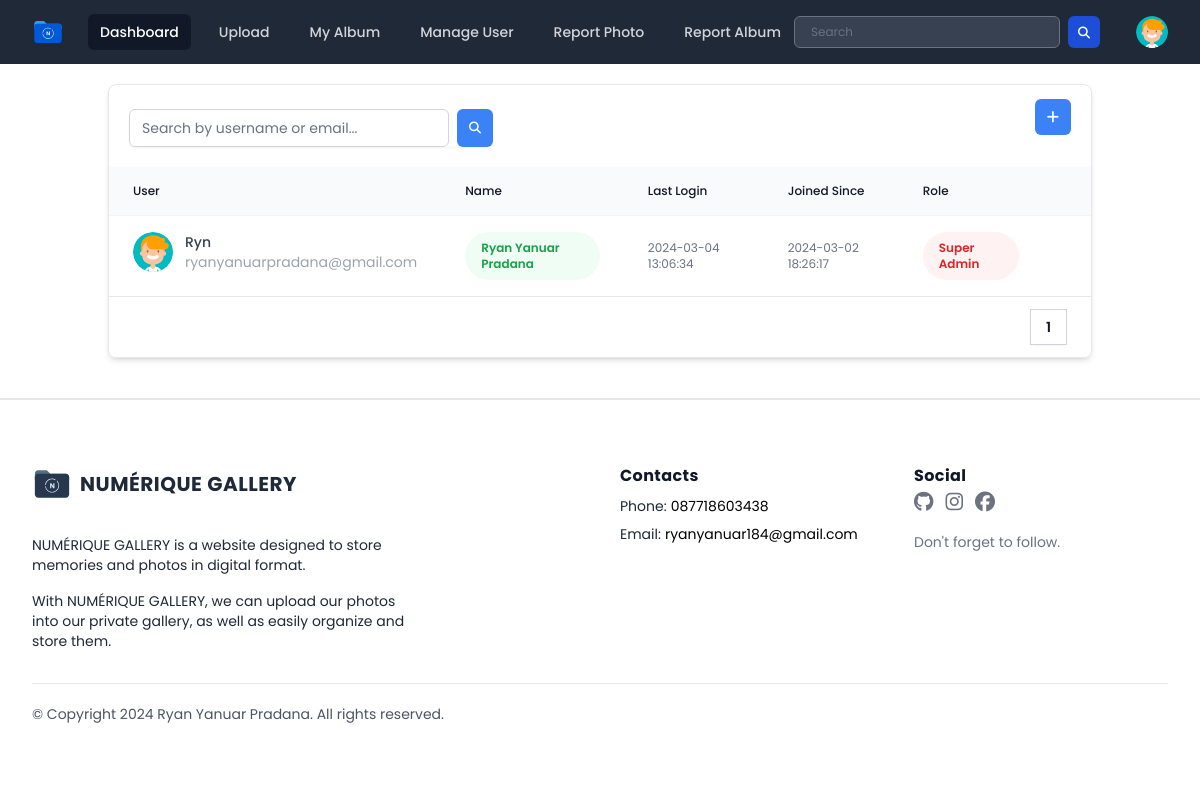
The page /public/page/admin/manage-user.php (signed in) on the database as committed earlier.
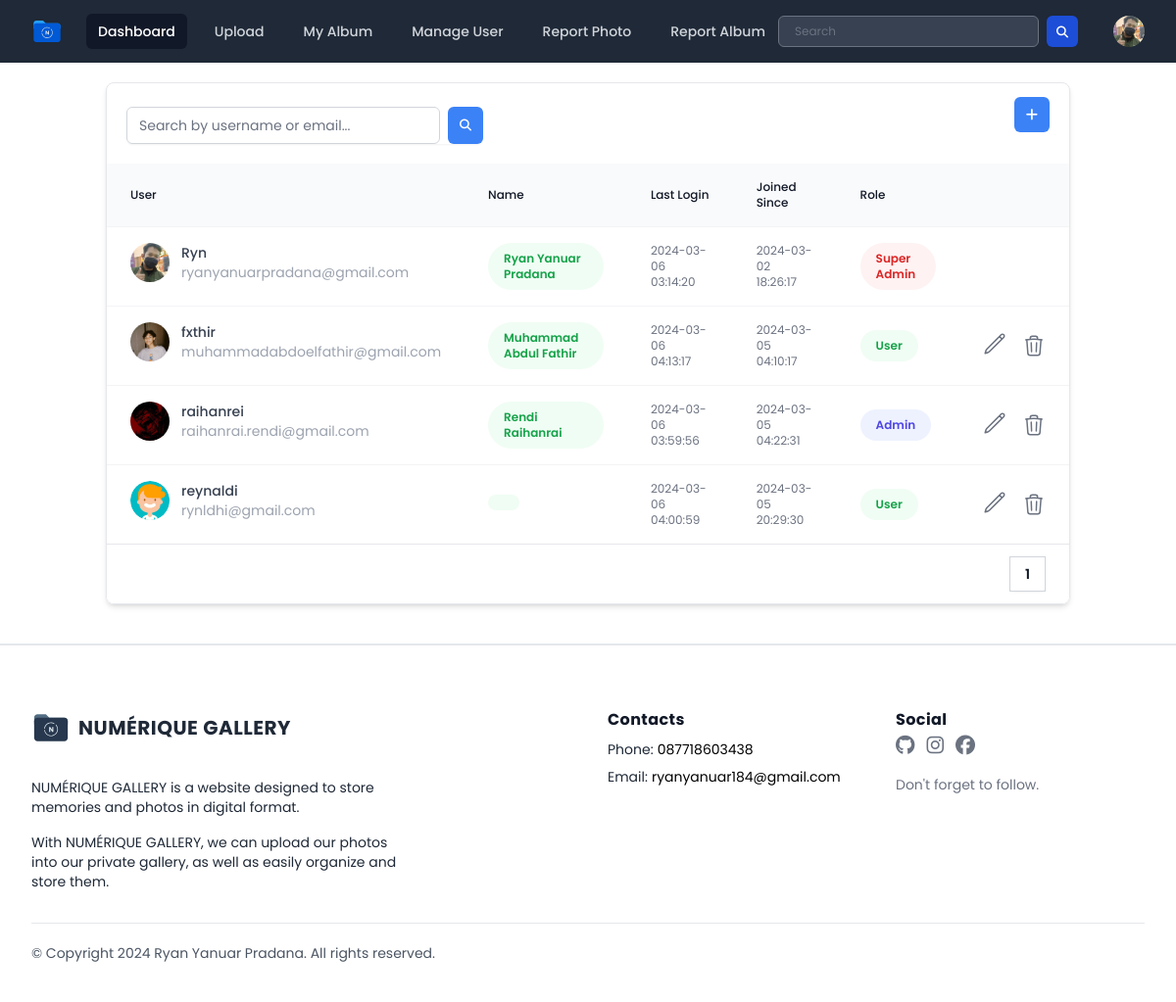
The same page on the database as committed later.
### tables this page shows
CREATE TABLE `users` (
  `userID` int(11) NOT NULL,
  `name` varchar(255) DEFAULT NULL,
  `username` varchar(50) NOT NULL,
  `password` varchar(255) NOT NULL,
  `email` varchar(100) NOT NULL,
  `access_level` varchar(50) DEFAULT 'user',
  `last_login` datetime DEFAULT NULL,
  `createdAt` timestamp NOT NULL DEFAULT current_timestamp(),
  `profile_photo` varchar(255) DEFAULT 'default_profile.svg'
);

### public/page/admin/manage-user.php (the view, shortened to what this page needs)
<?php
include "../../../database/koneksi.php";
$username = $_SESSION["username"];
$query = "SELECT * FROM users WHERE username = '$username'";
$result = mysqli_query($conn, $query);
if ($result && mysqli_num_rows($result) > 0) {
    $row = mysqli_fetch_assoc($result);
    $profile = $row['profile_photo'];
    $username = $row['username'];
} else {
    echo "Error: " . mysqli_error($conn);
    exit();
}
$queryTotalRows = "SELECT COUNT(*) as total FROM users";
$resultTotalRows = mysqli_query($conn, $queryTotalRows);
$totalRows = mysqli_fetch_assoc($resultTotalRows)['total'];
$rowsPerPage = 5;
$totalPages = ceil($totalRows / $rowsPerPage);
$current_page = isset($_GET['page']) ? $_GET['page'] : 1;
$offset = ($current_page - 1) * $rowsPerPage;
?>
<!DOCTYPE html>
<html lang="en">
<head>
    <link rel="stylesheet" href="../../css/output.css">
    <link rel="stylesheet" href="../../css/style.css">
    <link rel="stylesheet" href="../../css/all.min.css">
    <link rel="stylesheet" href="../../css/fontawesome.min.css">
</head>
<body class="h-screen overflow-x-hidden font-poppins">
    <div x-data="{ open: false, profileMenuOpen: false }">
        <nav class="bg-gray-800">
            <div class="mx-auto max-w-7xl px-2 sm:px-6 lg:px-8">
                <div class="relative flex h-16 items-center justify-between">
                    <div class="flex flex-1 items-center justify-center sm:items-stretch sm:justify-start">
                        <div class="flex flex-shrink-0 items-center">
                            <img class="h-8 w-auto" src="../../assets/logo/logo-secondary.svg" alt="Numérique Gallery">
                        </div>
                        <div class="hidden sm:ml-6 sm:block">
                            <div class="flex space-x-4">
                                <a href="../user/dashboard.php" class="bg-gray-900 text-white rounded-md px-3 py-2 text-sm font-medium" aria-current="page">Dashboard</a>
                                <a href="../user/uploads.php" class="text-gray-300 hover:bg-gray-700 hover:text-white rounded-md px-3 py-2 text-sm font-medium">Upload</a>
                                <a href="../user/album.php" class="text-gray-300 hover:bg-gray-700 hover:text-white rounded-md px-3 py-2 text-sm font-medium">My Album</a>
                                <a href="./manage-user.php" class="text-gray-300 hover:bg-gray-700 hover:text-white rounded-md px-3 py-2 text-sm font-medium">Manage User</a>
                                <a href="./report/reportPhoto.php" class="text-gray-300 hover:bg-gray-700 hover:text-white rounded-md px-3 py-2 text-sm font-medium">Report Photo</a>
                                <a href="./report/reportAlbum.php" class="text-gray-300 hover:bg-gray-700 hover:text-white rounded-md px-3 py-2 text-sm font-medium">Report Album</a>
                            </div>
                        </div>
                    </div>
                    <div class="flex items-center">
                        <form action="../user/result_search.php" class="flex flex-row gap-2" method="GET">
                            <div class="hidden sm:block">
                                <input type="text" name="search" placeholder="Search" class="bg-gray-700 text-white px-4 py-3 h-8 rounded-md text-xs focus:outline-none focus:shadow-outline">
                            </div>
                            <button type="submit" class="text-white block bg-blue-700 hover:bg-blue-800 focus:ring-4 focus:ring-blue-300 font-medium rounded-md text-sm  h-8 w-8 dark:bg-blue-600 dark:hover:bg-blue-700 focus:outline-none dark:focus:ring-blue-800"><i class="fa-solid fa-magnifying-glass text-xs mx-auto"></i></button>
                        </form>
                        <div class="absolute inset-y-0 right-0 flex items-center pr-2 sm:static sm:inset-auto sm:ml-6 sm:pr-0">
                            <div class="relative ml-3">
                                <div>
                                    <button @click="profileMenuOpen = !profileMenuOpen" type="button" class="relative flex rounded-full bg-gray-800 text-sm focus:outline-none focus:ring-2 focus:ring-white focus:ring-offset-2 focus:ring-offset-gray-800" id="user-menu-button" aria-expanded="false" aria-haspopup="true">
                                        <span class="absolute -inset-1.5"></span>
                                        <img class="h-8 w-8 rounded-full" src="../../../database/uploads/<?= $profile ?>" alt="<?= $username ?> profile photo">
                                    </button>
                                </div>
                            </div>
                        </div>
                    </div>
                </div>
            </div>
        </nav>
    </div>
    <div class="container mx-auto ">
        <div class="overflow-hidden rounded-lg border border-gray-200 shadow-md m-5">
            <div class="m-5 flex justify-between">
                <form action="search.php" method="GET">
                    <div class="mt-1 relative flex gap-2 rounded-md shadow-sm">
                        <input type="text" name="search" id="search" class="focus:ring-indigo-500 w-80 focus:border-indigo-500 inline pr-10 sm:text-sm border-gray-300 rounded-md" placeholder="Search by username or email...">
                        <button type="submit" class="inset-y-0 right-0 px-3 py-2 bg-blue-500 text-white text-xs rounded-md hover:bg-indigo-600 focus:outline-none focus:bg-indigo-600"><i class="fa-solid fa-magnifying-glass"></i></button>
                    </div>
                </form>
                <div class="">
                    <a href="add-user.php" class="inset-y-0 right-0 w-10 px-3 py-2 bg-blue-500 text-white text-sm rounded-md hover:bg-indigo-600 focus:outline-none focus:bg-indigo-600"><i class="fa-solid fa-plus"></i></a>
                </div>
            </div>
            <table class="w-full border-collapse bg-white text-left text-xs text-gray-500">
                <thead class="bg-gray-50">
                    <tr>
                        <th scope="col" class="px-6 py-4 font-medium text-gray-900">User</th>
                        <th scope="col" class="px-6 py-4 font-medium text-gray-900">Name</th>
                        <th scope="col" class="px-6 py-4 font-medium text-gray-900">Last Login</th>
                        <th scope="col" class="px-6 py-4 font-medium text-gray-900">Joined Since</th>
                        <th scope="col" class="px-6 py-4 font-medium text-gray-900">Role</th>
                        <th scope="col" class="px-6 py-4 font-medium text-gray-900"></th>
                    </tr>
                </thead>
                <tbody class="divide-y divide-gray-100 border-t border-gray-100">
                    <?php
                    $queryUser = "SELECT * FROM users LIMIT $rowsPerPage OFFSET $offset";
                    $resultUser = mysqli_query($conn, $queryUser);
                    if ($resultUser && mysqli_num_rows($resultUser) > 0) {
                        while ($row = mysqli_fetch_assoc($resultUser)) {
                            $profile_photo = $row['profile_photo'];
                            $username = $row['username'];
                            $iduser = $row['userID'];
                            $email = $row['email'];
                            $name = $row['name'];
                            $role = $row['access_level'];
                            $createdAt = $row['createdAt'];
                            $lastLogin = $row['last_login'];
                    ?>
                            <tr class="hover:bg-gray-50">
                                <th class="flex gap-3 px-6 py-4 font-normal text-gray-900">
                                    <div class="relative h-10 w-10">
                                        <img class="h-full w-full rounded-full object-cover object-center" src="../../../database/uploads/<?= $profile_photo ?>" alt="" />
                                    </div>
                                    <div class="text-sm">
                                        <div class="font-medium text-gray-700"><?= $username ?></div>
                                        <div class="text-gray-400"><?= $email ?></div>
                                    </div>
                                </th>
                                <td class="px-6 py-4">
                                    <span class="inline-flex items-center w-auto gap-1 rounded-full bg-green-50 px-4 py-2 text-xs font-semibold text-green-600">
                                        <?= $name ?>
                                    </span>
                                </td>
                                <td class="px-6 py-4"><?= $lastLogin ?></td>
                                <td class="px-6 py-4"><?= $createdAt ?></td>
                                <td class="px-6 py-4">
                                    <div class="flex gap-2">
                                        <?php if ($role === 'admin') : ?>
                                            <span class="inline-flex items-center gap-1 rounded-full bg-indigo-50 px-4 py-2 text-xs font-semibold text-indigo-600">
                                                Admin
                                            </span>
                                        <?php elseif ($role === 'user') : ?>
                                            <span class="inline-flex items-center gap-1 rounded-full bg-green-50 px-4 py-2 text-xs font-semibold text-green-600">
                                                User
                                            </span>
                                        <?php elseif ($role === "super_admin") : ?>
                                            <span class="inline-flex items-center gap-1 rounded-full bg-red-50 px-4 py-2 text-xs font-semibold text-red-600">
                                                Super Admin
                                            </span>
                                        <?php endif; ?>
                                    </div>
                                </td>
                                <td class="px-6 py-4">
                                    <div class="flex justify-end gap-4">
                                        <?php if ($role === 'admin' || $role === 'user') : ?>
                                            <form action="manage-user.php" method="get">
                                                <button type="submit" name="userID" onclick="togglePopup()" value="<?= $iduser ?>" class="hover:text-sky-600" x-data="{ tooltip: 'Edit' }">
                                                </button>
                                            </form>
                                            <?php
                                            $usernameSession = $_SESSION['username'];
                                            ?>
                                            <?php if ($usernameSession === $username) : ?>
                                                <div></div>
                                            <?php else : ?>
                                                <button onclick="toggleUserPopup()" id="deleteUserButton" class="hover:text-red-600" onclick="return confirm('Are you sure you want to delete this album? This action cannot be undone.')">
                                                </button>
                                            <?php endif; ?>
                                        <?php elseif ($role === 'super_admin') : ?>
                                            <div></div>
                                        <?php endif; ?>
                                    </div>
                                </td>
                            </tr>
                        <?php
                        }
                    } else {
                        ?>
                        <tr>
                            <td colspan="5" class="text-center py-4">No users found.</td>
                        </tr>
                    <?php
                    }
                    ?>
                </tbody>
            </table>
            <div class="flex items-center justify-between border-t border-gray-200 bg-white px-4 py-3 sm:px-6">
                <div class="hidden sm:flex sm:flex-1 sm:items-center sm:justify-between">
                    <div>
                        <nav class="isolate inline-flex -space-x-px rounded-md shadow-sm" aria-label="Pagination">
                            <?php for ($i = 1; $i <= $totalPages; $i++) : ?>
                                <a href="?page=<?= $i ?>" class="relative inline-flex items-center px-4 py-2 text-sm font-semibold text-gray-900 ring-1 ring-inset ring-gray-300 hover:bg-gray-50 focus:z-20 focus:outline-offset-0">
                                    <?= $i ?>
                                </a>
                            <?php endfor; ?>
                        </nav>
                    </div>
                </div>
            </div>
        </div>
    </div>
    <div class="px-4 pt-16 mx-auto sm:max-w-xl md:max-w-full lg:max-w-screen-xl md:px-24 lg:px-8 border-t-2 mt-10">
        <div class="grid gap-10 row-gap-6 mb-8 sm:grid-cols-2 lg:grid-cols-4">
            <div class="sm:col-span-2">
                <a href="../user/dashboard.php" aria-label="Go home" title="Company" class="inline-flex items-center">
                    <img src="../../assets/logo/logo-main.svg" class="h-10 w-auto" alt="Numérique Gallery">
                    <span class="ml-2 text-xl font-bold tracking-wide text-gray-800 uppercase">Numérique Gallery</span>
                </a>
                <div class="mt-6 lg:max-w-sm">
                    <p class="text-sm text-gray-800">
                        NUMÉRIQUE GALLERY is a website designed to store memories and photos in digital format.
                    </p>
                    <p class="mt-4 text-sm text-gray-800">
                        With NUMÉRIQUE GALLERY, we can upload our photos into our private gallery, as well as easily organize and store them.
                    </p>
                </div>
            </div>
            <div class="space-y-2 text-sm">
                <p class="text-base font-bold tracking-wide text-gray-900">Contacts</p>
                <div class="flex">
                    <p class="mr-1 text-gray-800">Phone:</p>
                    <span class="transition-colors duration-300 text-deep-purple-accent-400 hover:text-deep-purple-800">087718603438</span>
                </div>
                <div class="flex">
                    <p class="mr-1 text-gray-800">Email:</p>
                    <span class="transition-colors duration-300 text-deep-purple-accent-400 hover:text-deep-purple-800">ryanyanuar184@gmail.com</span>
                </div>
            </div>
            <div>
                <span class="text-base font-bold tracking-wide text-gray-900">Social</span>
                <div class="flex items-center mt-1 space-x-3">
                    <a href="https://github.com/Rynr615" target="_blank" class="text-gray-500 transition-colors duration-300 hover:text-gray-500">
                        <i class="fa-brands fa-github text-xl"></i>
                    </a>
                    <a href="https://www.instagram.com/ryn_ynr/" target="_blank" class="text-gray-500 transition-colors duration-300 hover:hover:text-gray-500">
                        <i class="fa-brands fa-instagram text-xl"></i>
                    </a>
                    <a href="https://www.facebook.com/profile.php?id=100055706964435" target="_blank" class="text-gray-500 transition-colors duration-300 hover:hover:text-gray-500">
                        <i class="fa-brands fa-facebook text-xl"></i>
                    </a>
                </div>
                <p class="mt-4 text-sm text-gray-500">
                    Don't forget to follow.
                </p>
            </div>
        </div>
        <div class="flex flex-col-reverse justify-between pt-5 pb-10 border-t lg:flex-row">
            <p class="text-sm text-gray-600">
                © Copyright 2024 Ryan Yanuar Pradana. All rights reserved.
            </p>
        </div>
    </div>
</body>
</html>

### public/css/style.css (style rules this page uses)
* { font-family : 'Poppins', sans-serif; }

Rows that differ between the two databases and show on the page:
changed users "Ryn": profile_photo: picture added in place of a placeholder; last_login "2024-03-04 13:06:34" → "2024-03-06 03:14:20"
added users: profile_photo (picture), username "fxthir", email "muhammadabdoelfathir@gmail.com", name "Muhammad Abdul Fathir", last_login "2024-03-06 04:13:17", createdAt "2024-03-05 04:10:17", access_level "User", $iduser 2 (drawn)
added users: profile_photo (picture), username "raihanrei", email "raihanrai.rendi@gmail.com", name "Rendi Raihanrai", last_login "2024-03-06 03:59:56", createdAt "2024-03-05 04:22:31", access_level "Admin", $iduser 3 (drawn)
added users: profile_photo (placeholder picture), username "reynaldi", email "rynldhi@gmail.com", last_login "2024-03-06 04:00:59", createdAt "2024-03-05 20:29:30", access_level "User", $iduser 4 (drawn)
